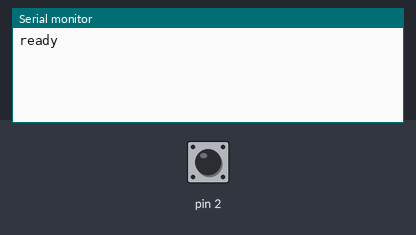
Simulated run of this sketch. Board: Arduino Uno, built with avr-gcc and run on an emulated ATmega328P. Parts: the last lines printed to the serial monitor. The test bench sets the inputs (shaded band); at power-on: pin 2 HIGH.

Above: at 1.2 s.
1.3 s: pin 2 pulled LOW for 0.15 s
At 1.9 s:
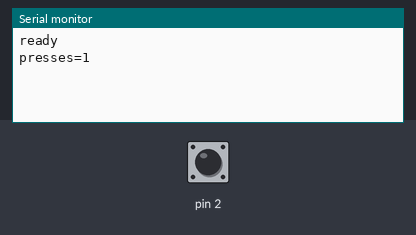
2.9 s: pin 2 pulled LOW for 1 s
At 4.3 s:
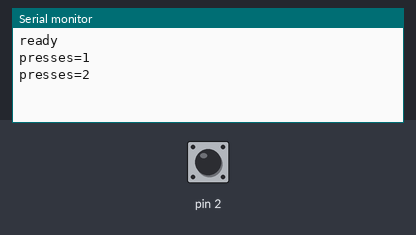
5.4 s: pin 2 pulled LOW for 0.15 s
At 6.2 s:
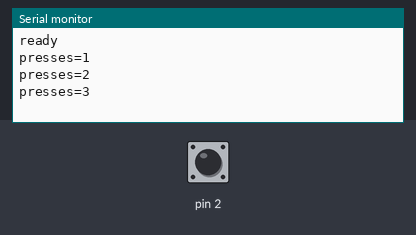

The sketch:

e_button.ino
```cpp
volatile unsigned int presses = 0;
unsigned int shown = 0;
void setup() {
  Serial.begin(9600);
  pinMode(2, INPUT_PULLUP);
  attachInterrupt(digitalPinToInterrupt(2), onPress, FALLING);
  Serial.println("ready");
}
void loop() {
  if (presses != shown) { shown = presses; report(shown); }
}
void report(unsigned int n) { Serial.print("presses="); Serial.println(n); }
void onPress() { presses++; }
```

Measured:
- after the input at 1.3 s, the serial monitor: prints a new line at once (image 1)
- after the input at 2.9 s, the serial monitor: prints a new line at once (image 2)
- after the input at 5.4 s, the serial monitor: prints a new line at once (image 3)
